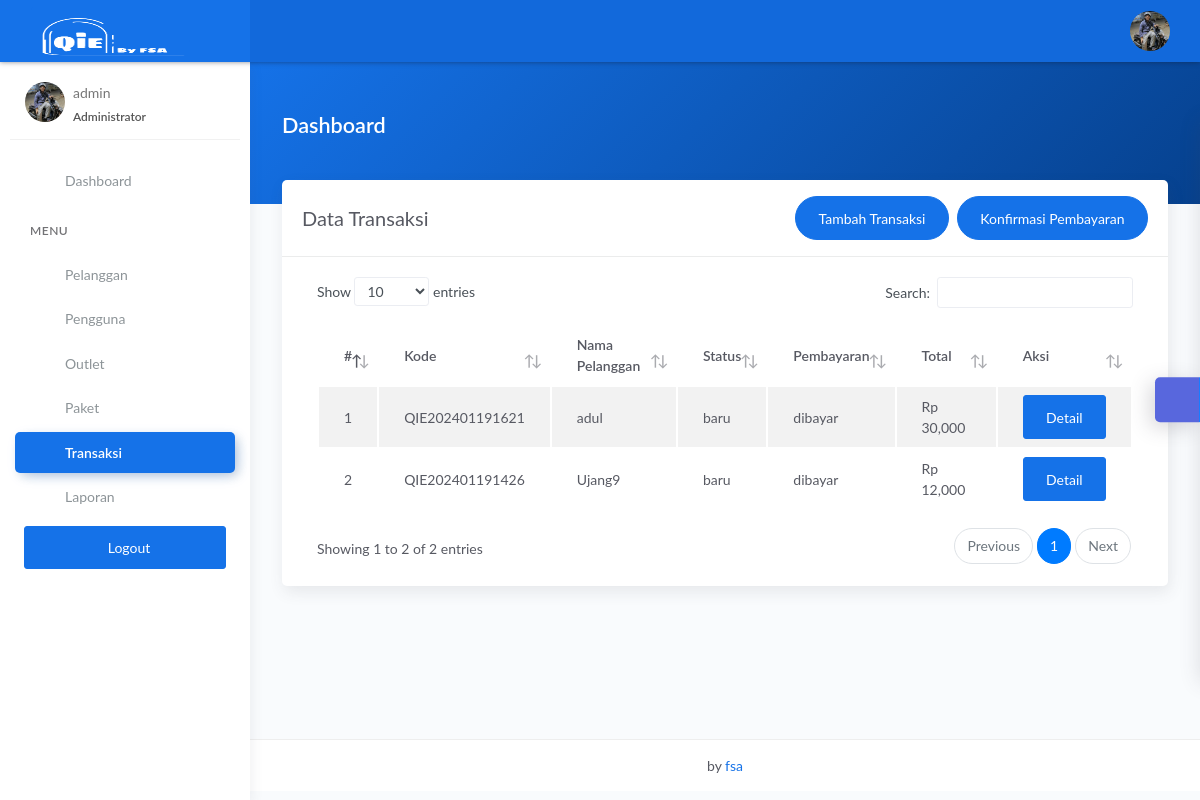
The page /admin/transaksi.php (signed in) on the database its author committed.
### tables this page shows
CREATE TABLE `tbl_t_transaksi` (
  `id_transaksi` int(11) NOT NULL,
  `outlet_id` int(11) DEFAULT NULL,
  `kode_invoice` varchar(228) DEFAULT NULL,
  `id_pelanggan` int(11) DEFAULT NULL,
  `tgl` datetime DEFAULT NULL,
  `batas_waktu` datetime DEFAULT NULL,
  `tgl_pembayaran` datetime DEFAULT NULL,
  `biaya_tambahan` int(11) DEFAULT NULL,
  `diskon` double DEFAULT NULL,
  `pajak` int(11) DEFAULT NULL,
  `status` enum('baru','proses','selesai','diambil','diantar','dijemput') DEFAULT NULL,
  `status_bayar` enum('dibayar','belum') DEFAULT NULL,
  `id_user` int(11) DEFAULT NULL
);

CREATE TABLE `tbl_m_pelanggan` (
  `id_pelanggan` int(11) NOT NULL,
  `nama_pelanggan` varchar(228) NOT NULL,
  `alamat_pelanggan` text NOT NULL,
  `jenis_kelamin` enum('L','P') NOT NULL,
  `telp_pelanggan` varchar(15) NOT NULL,
  `no_ktp` varchar(30) NOT NULL
);

CREATE TABLE `tbl_m_detail_transaksi` (
  `id_detail` int(11) NOT NULL,
  `id_transaksi` int(11) NOT NULL,
  `id_paket` int(11) NOT NULL,
  `qty` double NOT NULL,
  `total_harga` double NOT NULL,
  `keterangan` text NOT NULL,
  `total_bayar` int(11) NOT NULL
);

### admin/transaksi.php (the view, shortened to what this page needs)
<?php
$title = 'Data Transaksi';
require 'koneksi.php';
$query = "SELECT tbl_t_transaksi.*, tbl_m_pelanggan.nama_pelanggan, tbl_m_detail_transaksi.total_harga FROM tbl_t_transaksi INNER JOIN tbl_m_pelanggan ON tbl_m_pelanggan.id_pelanggan = tbl_t_transaksi.id_pelanggan INNER JOIN tbl_m_detail_transaksi ON tbl_m_detail_transaksi.id_transaksi = tbl_t_transaksi.id_transaksi";
$data = mysqli_query($conn, $query);
require 'header.php';
?>
<div class="panel-header bg-primary-gradient">
    <div class="page-inner py-5">
        <div class="d-flex align-items-left align-items-md-center flex-column flex-md-row">
            <div>
                <h2 class="text-white pb-2 fw-bold">Dashboard</h2>
            </div>
        </div>
    </div>
</div>
<div class="page-inner mt--5">
    <diva class="row">
        <div class="col-md-12">
            <div class="card">
                <div class="card-header">
                    <div class="d-flex align-items-center">
                        <h4 class="card-title"><?= $title; ?></h4>
                        <a href="cari.php" class="btn btn-primary btn-round ml-auto mr-2">
                            Tambah Transaksi
                        </a>
                        <a href="konfirmasi.php" class="btn btn-primary btn-round">
                            Konfirmasi Pembayaran
                        </a>
                    </div>
                </div>
                <div class="card-body">
                    <div class="table-responsive">
                        <table id="basic-datatables" class="display table table-striped table-hover">
                            <thead>
                                <tr>
                                    <th style="width: 7%">#</th>
                                    <th>Kode</th>
                                    <th>Nama Pelanggan</th>
                                    <th>Status</th>
                                    <th>Pembayaran</th>
                                    <th>Total</th>
                                    <th style="width: 5%;">Aksi</th>
                                </tr>
                            </thead>
                            <tbody>
                                <?php
                                $no = 1;
                                if (mysqli_num_rows($data) > 0) {
                                    while ($trans = mysqli_fetch_assoc($data)) {
                                ?>
                                        <tr>
                                            <td><?= $no++; ?></td>
                                            <td><?= $trans['kode_invoice']; ?></td>
                                            <td><?= $trans['nama_pelanggan']; ?></td>
                                            <td><?= $trans['status']; ?></td>
                                            <td><?= $trans['status_bayar']; ?></td>
                                            <td><?= 'Rp ' . number_format($trans['total_harga']); ?></td>
                                            <td>
                                                <div class="form-button-action">
                                                    <a href="detail.php?id=<?= $trans['id_transaksi']; ?>" type="button" data-toggle="tooltip" title="" class="btn btn-primary" data-original-title="Detail">
                                                        <i class="far fa-eye"></i> Detail
                                                    </a>
                                                </div>
                                            </td>
                                        </tr>
                                <?php }
                                }
                                ?>
                            </tbody>
                        </table>
                    </div>
                </div>
            </div>
        </div>
</div>
</div>
<?php
require 'footer.php';
?>

### rows shown on the page
tbl_t_transaksi: kode_invoice "QIE202401191621", tbl_m_pelanggan.nama_pelanggan "adul", status "baru", status_bayar "dibayar", tbl_m_detail_transaksi.total_harga "30,000"
tbl_t_transaksi: kode_invoice "QIE202401191426", tbl_m_pelanggan.nama_pelanggan "Ujang9", status "baru", status_bayar "dibayar", tbl_m_detail_transaksi.total_harga "12,000"

### other values the page prints
$_SESSION['username'] "admin"
$title "Data Transaksi"
